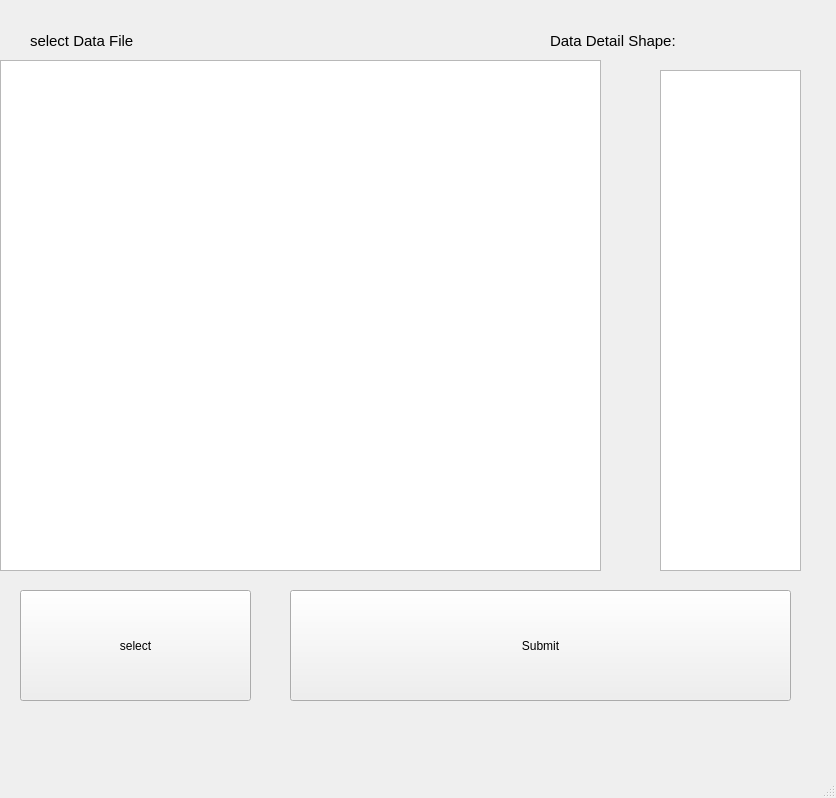
<?xml version="1.0" encoding="UTF-8"?>
<ui version="4.0">
 <class>MainWindow</class>
 <widget class="QMainWindow" name="MainWindow">
  <property name="geometry">
   <rect>
    <x>0</x>
    <y>0</y>
    <width>836</width>
    <height>798</height>
   </rect>
  </property>
  <property name="windowTitle">
   <string>MainWindow</string>
  </property>
  <widget class="QWidget" name="centralwidget">
   <widget class="QLabel" name="label">
    <property name="geometry">
     <rect>
      <x>30</x>
      <y>30</y>
      <width>131</width>
      <height>21</height>
     </rect>
    </property>
    <property name="font">
     <font>
      <family>Arial</family>
      <pointsize>11</pointsize>
      <weight>50</weight>
      <bold>false</bold>
     </font>
    </property>
    <property name="text">
     <string>select Data File</string>
    </property>
   </widget>
   <widget class="QPushButton" name="Browse">
    <property name="geometry">
     <rect>
      <x>20</x>
      <y>590</y>
      <width>231</width>
      <height>111</height>
     </rect>
    </property>
    <property name="text">
     <string>select</string>
    </property>
   </widget>
   <widget class="QListWidget" name="column_list">
    <property name="geometry">
     <rect>
      <x>660</x>
      <y>70</y>
      <width>141</width>
      <height>501</height>
     </rect>
    </property>
   </widget>
   <widget class="QTableView" name="tableView">
    <property name="geometry">
     <rect>
      <x>0</x>
      <y>60</y>
      <width>601</width>
      <height>511</height>
     </rect>
    </property>
   </widget>
   <widget class="QLabel" name="label_3">
    <property name="geometry">
     <rect>
      <x>550</x>
      <y>30</y>
      <width>161</width>
      <height>21</height>
     </rect>
    </property>
    <property name="font">
     <font>
      <pointsize>11</pointsize>
     </font>
    </property>
    <property name="text">
     <string>Data Detail Shape: </string>
    </property>
   </widget>
   <widget class="QLabel" name="shape">
    <property name="geometry">
     <rect>
      <x>710</x>
      <y>30</y>
      <width>121</width>
      <height>21</height>
     </rect>
    </property>
    <property name="font">
     <font>
      <pointsize>11</pointsize>
     </font>
    </property>
    <property name="text">
     <string/>
    </property>
   </widget>
   <widget class="QPushButton" name="Submit">
    <property name="geometry">
     <rect>
      <x>290</x>
      <y>590</y>
      <width>501</width>
      <height>111</height>
     </rect>
    </property>
    <property name="text">
     <string>Submit</string>
    </property>
   </widget>
  </widget>
  <widget class="QMenuBar" name="menubar">
   <property name="geometry">
    <rect>
     <x>0</x>
     <y>0</y>
     <width>836</width>
     <height>26</height>
    </rect>
   </property>
  </widget>
  <widget class="QStatusBar" name="statusbar"/>
 </widget>
 <resources/>
 <connections/>
</ui>
